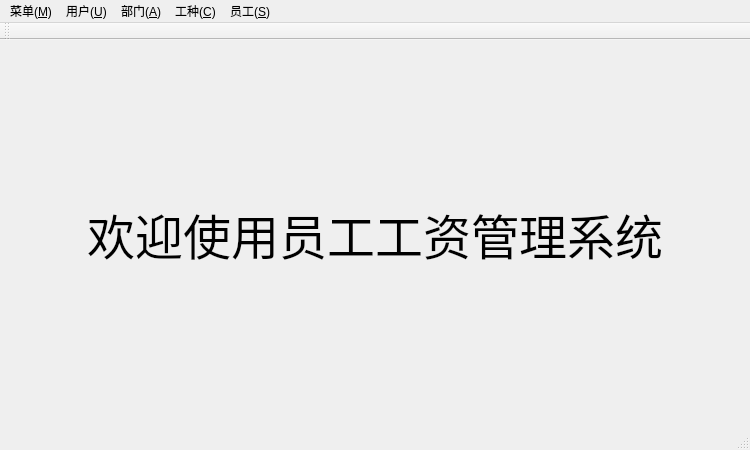
<?xml version="1.0" encoding="UTF-8"?>
<ui version="4.0">
 <class>PayrollSystem</class>
 <widget class="QMainWindow" name="PayrollSystem">
  <property name="geometry">
   <rect>
    <x>0</x>
    <y>0</y>
    <width>750</width>
    <height>450</height>
   </rect>
  </property>
  <property name="windowTitle">
   <string>PayrollSystem</string>
  </property>
  <widget class="QWidget" name="centralWidget">
   <layout class="QGridLayout" name="gridLayout">
    <item row="0" column="0">
     <widget class="QLabel" name="label">
      <property name="font">
       <font>
        <family>华文行楷</family>
        <pointsize>36</pointsize>
       </font>
      </property>
      <property name="text">
       <string>欢迎使用员工工资管理系统</string>
      </property>
      <property name="alignment">
       <set>Qt::AlignCenter</set>
      </property>
     </widget>
    </item>
   </layout>
  </widget>
  <widget class="QMenuBar" name="menuBar">
   <property name="geometry">
    <rect>
     <x>0</x>
     <y>0</y>
     <width>750</width>
     <height>20</height>
    </rect>
   </property>
   <widget class="QMenu" name="menu_U">
    <property name="title">
     <string>用户(&amp;U)</string>
    </property>
    <addaction name="action_L"/>
    <addaction name="action_Q_2"/>
    <addaction name="separator"/>
    <addaction name="action_P"/>
    <addaction name="separator"/>
    <addaction name="action_M"/>
   </widget>
   <widget class="QMenu" name="menu_I">
    <property name="title">
     <string>工种(&amp;C)</string>
    </property>
    <addaction name="action_A"/>
    <addaction name="separator"/>
    <addaction name="action_I"/>
   </widget>
   <widget class="QMenu" name="menu_M">
    <property name="title">
     <string>菜单(&amp;M)</string>
    </property>
    <addaction name="action_Q"/>
   </widget>
   <widget class="QMenu" name="menu_S">
    <property name="title">
     <string>员工(&amp;S)</string>
    </property>
    <addaction name="action_A_2"/>
    <addaction name="separator"/>
    <addaction name="action_C"/>
   </widget>
   <widget class="QMenu" name="menu_A">
    <property name="title">
     <string>部门(&amp;A)</string>
    </property>
    <addaction name="action_A_3"/>
    <addaction name="action_L_2"/>
    <addaction name="separator"/>
    <addaction name="action_D"/>
   </widget>
   <addaction name="menu_M"/>
   <addaction name="menu_U"/>
   <addaction name="menu_A"/>
   <addaction name="menu_I"/>
   <addaction name="menu_S"/>
  </widget>
  <widget class="QToolBar" name="mainToolBar">
   <attribute name="toolBarArea">
    <enum>TopToolBarArea</enum>
   </attribute>
   <attribute name="toolBarBreak">
    <bool>false</bool>
   </attribute>
  </widget>
  <widget class="QStatusBar" name="statusBar"/>
  <action name="action_L">
   <property name="text">
    <string>登录(&amp;L)</string>
   </property>
  </action>
  <action name="action_I">
   <property name="text">
    <string>工种查询管理(&amp;I)</string>
   </property>
  </action>
  <action name="action_A">
   <property name="text">
    <string>添加工种信息(&amp;A)</string>
   </property>
  </action>
  <action name="action_Q">
   <property name="text">
    <string>退出(&amp;Q)</string>
   </property>
  </action>
  <action name="action_A_2">
   <property name="text">
    <string>添加员工信息(&amp;A)</string>
   </property>
  </action>
  <action name="action_A_3">
   <property name="text">
    <string>添加部门(&amp;A)</string>
   </property>
  </action>
  <action name="action_D">
   <property name="text">
    <string>解散部门(&amp;D)</string>
   </property>
  </action>
  <action name="action_L_2">
   <property name="text">
    <string>查看部门(&amp;L)</string>
   </property>
  </action>
  <action name="action_Q_2">
   <property name="text">
    <string>注销(&amp;Q)</string>
   </property>
  </action>
  <action name="action_M">
   <property name="text">
    <string>高级权限(&amp;M)</string>
   </property>
  </action>
  <action name="action_P">
   <property name="text">
    <string>修改密码(&amp;P)</string>
   </property>
  </action>
  <action name="action_C">
   <property name="text">
    <string>修改个人信息(&amp;C)</string>
   </property>
  </action>
 </widget>
 <layoutdefault spacing="6" margin="11"/>
 <resources/>
 <connections/>
</ui>
